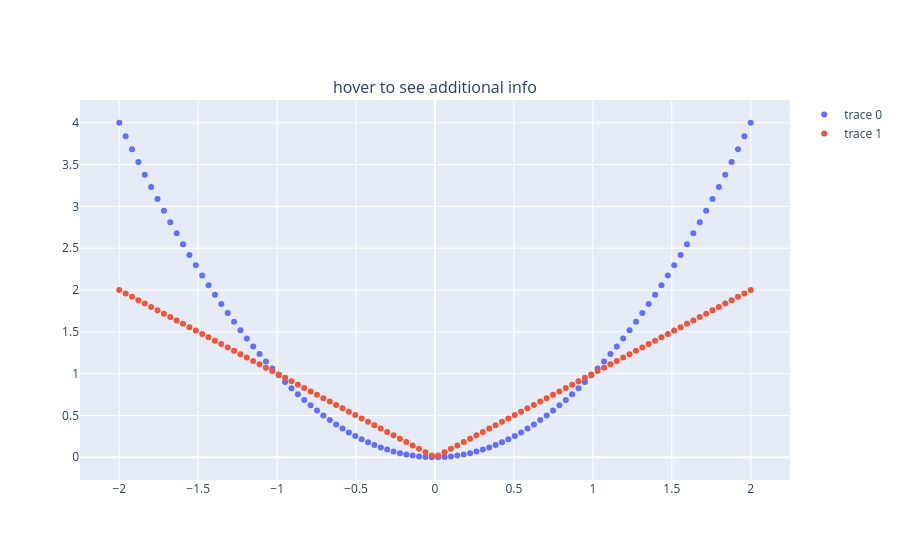

This figure's notebook cell:
### Markdown cell above
## `add_hovergrid()`

### Code cell
importlib.reload(plyc)

x = np.linspace(-2, 2, 100)
y = x**2
fig = make_subplots(1,1, subplot_titles=["hover to see additional info"])
fig.add_trace(go.Scatter(x=x, y=y, mode="markers"), row=1, col=1)
fig.add_trace(go.Scatter(x=x, y=np.sqrt(y), mode="markers"))

xx, yy = np.meshgrid(x, y)
xx, yy = xx.flatten(), yy.flatten()

fig = plyc.add_hovergrid(fig, row=1, col=1,
    x=xx, y=yy,
    debug=False,
    custom1=np.round(np.abs(xx),3), custom2=np.random.choice(["Text1", "Text2", "Text3"], replace=True, size=len(xx))
)
fig.show()
